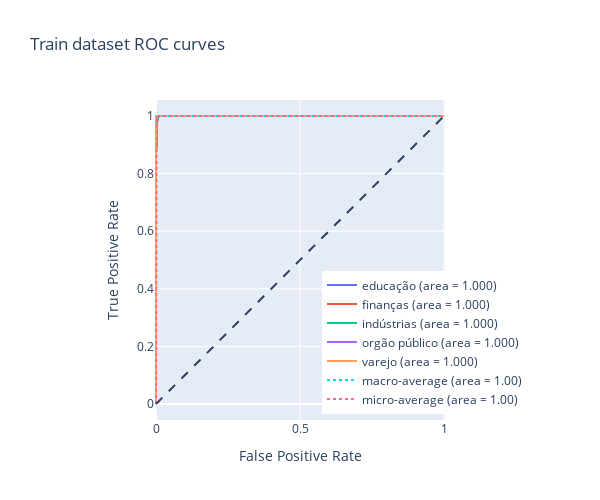
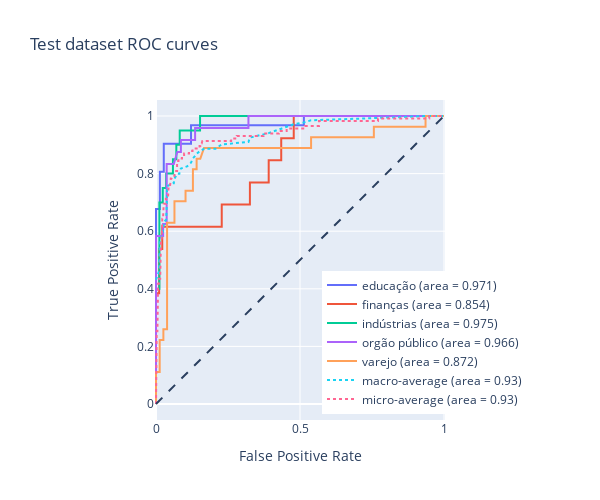

The notebook cell saved with these charts, in order:
### Markdown cell above
## Metrics for model with best parameters

### Code cell
# Predictions
y_pred_train = grid_search.predict(X_train_transf).toarray()
y_pred_test = grid_search.predict(X_test_transf).toarray()
y_proba_train = grid_search.predict_proba(X_train_transf).toarray()
y_proba_test = grid_search.predict_proba(X_test_transf).toarray()
# Calculate metrics for train and test
fpr_train, trp_train, roc_auc_train = multiclass_rouc_auc(y_train, y_proba_train, len(labels))
fpr_test, trp_test, roc_auc_test = multiclass_rouc_auc(y_test, y_proba_test, len(labels))
# Compute precision, recall and f1 score for each label, plus micro and macro average
clf_report_train = pd.DataFrame(classification_report(y_train, y_pred_train, output_dict=True)).T
clf_report_test = pd.DataFrame(classification_report(y_test, y_pred_test, output_dict=True)).T
# Rename axis with labels
clf_report_train.index = list(labels) + ['micro avg', 'macro avg', 'weighted avg', 'samples avg']
clf_report_test.index = list(labels) + ['micro avg', 'macro avg', 'weighted avg', 'samples avg']
# Add the ROC AUC scores computed previously
clf_report_train['roc auc'] = list(roc_auc_train.values()) + ([np.nan] * 2)
clf_report_test['roc auc'] = list(roc_auc_test.values()) + ([np.nan] * 2)
# Plot ROC AUC curves
plot_multiclass_roc_auc(fpr_train, trp_train, roc_auc_train, labels, title='Train dataset').show()
plot_multiclass_roc_auc(fpr_test, trp_test, roc_auc_test, labels, title='Test dataset').show()
